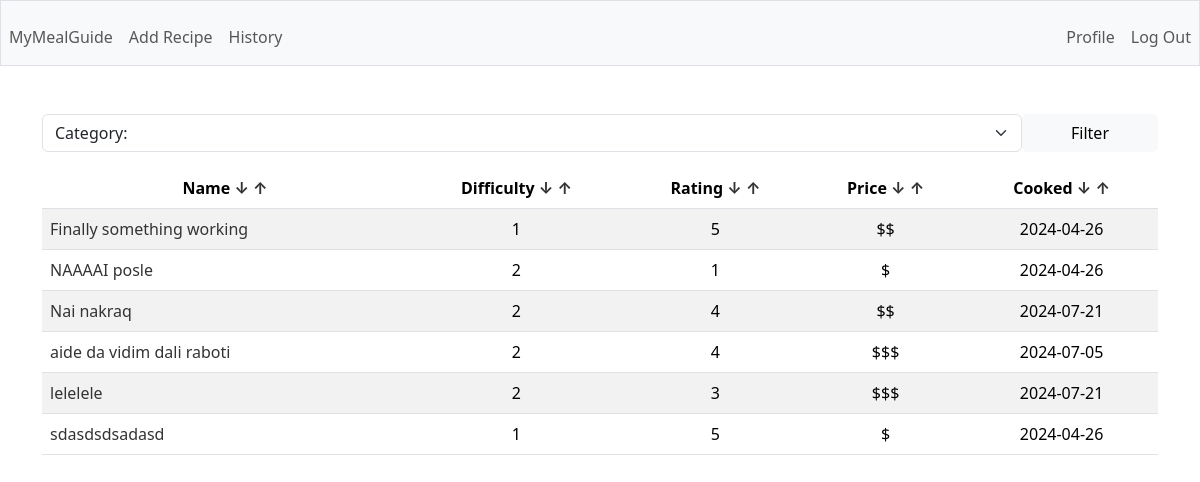
/sort (signed in), run on an earlier commit of the app's database.
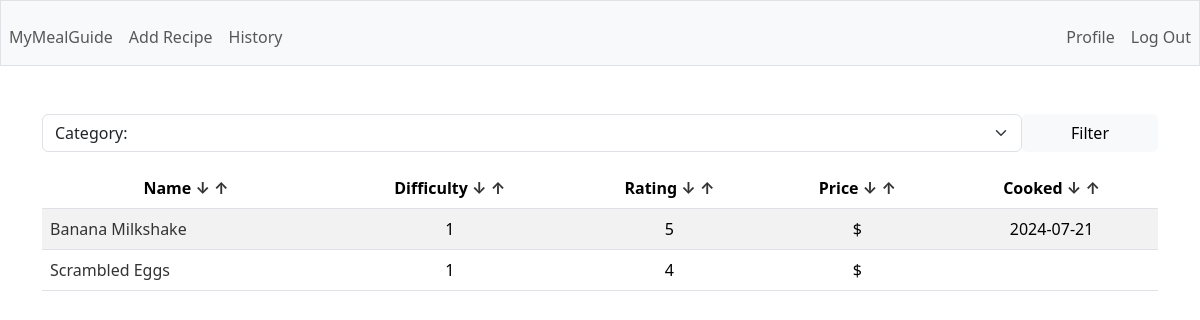
And on a later commit of the database.
### tables this page shows
CREATE TABLE recipes (
        id INTEGER PRIMARY KEY AUTOINCREMENT,
        user_id INTEGER,
        name TEXT NOT NULL,
        description TEXT,
        total_time INTEGER,
        category TEXT,
        instructions TEXT,
        difficulty INTEGER,
        rating INTEGER,
        price TEXT,
        last_cooked DATE,
        FOREIGN KEY(user_id) REFERENCES users(id)
    );

### app.py (the view, shortened to what this page needs)
@app.route('/sort')
@login_required
def sort():
    column = request.args.get('column', default='name').lower()
    way = request.args.get('way', default='ASC')
    category = request.args.get('category', default='').capitalize()
    if category:
        filtered = g.c.execute(f'SELECT id, name, category, difficulty, rating, price, last_cooked FROM recipes WHERE user_id = ? AND category = ?', (session['user_id'], category)).fetchall()
        return render_template('index.html', rows=filtered, columns=COLUMNS, categories=CATEGORIES, category=category)
    if way == 'ASC':
        rows = g.c.execute(f'SELECT id, name, category, difficulty, rating, price, last_cooked FROM recipes WHERE user_id = ? ORDER BY {column}', (session['user_id'],)).fetchall()
    elif way == 'DESC':
        rows = g.c.execute(f'SELECT id, name, category, difficulty, rating, price, last_cooked FROM recipes WHERE user_id = ? ORDER BY {column} DESC', (session['user_id'],)).fetchall()
    return render_template('index.html', rows=rows, columns=COLUMNS, categories=CATEGORIES)

### app.py (called while the page is built)
@app.before_request
def before_request():
    g.db = sqlite3.connect('database.db')
    g.c = g.db.cursor()

@app.teardown_request
def teardown_request(exception):
    db = getattr(g, 'db', None)
    if db is not None:
        db.close()

@app.after_request
def after_request(response):
    response.headers['Cache-Control'] = 'no-cache, no-store, must-revalidate'
    response.headers['Pragma'] = 'no-cache'
    response.headers['Expires'] = '0'
    return response

### helpers.py (called while the page is built)
def login_required(f):
    @wraps(f)
    def decorated_function(*args, **kwargs):
        if session.get('user_id') is None:
            return redirect('/login')
        return f(*args, **kwargs)
    return decorated_function

### templates/index.html (shortened to what this page needs)
{% extends "layout.html" %} {% block title %} Homepage {% endblock %} {% block
main %}
<div class="mb-3">
  <form action="/sort" method="GET" class="d-flex">
    <select
      name="category"
      class="form-select"
      aria-label="Default select example"
    >
      {% if category %}
      <option selected disabled>Category: {{ category }}</option>
      {% else %}
      <option selected disabled>Category:</option>
      {% endif %}
    </select>
    <button class="btn btn-light d-block px-5" type="submit">Filter</button>
  </form>
</div>
<table class="table table-striped">
  <thead>
    <tr>
      {% for c in columns %}
      <th scope="col">
        {{ c.capitalize() }}
        <a href="{{ url_for('sort', column=c, way='DESC')}}">↓</a>
        <a href="{{ url_for('sort', column=c, way='ASC')}}">↑</a>
      </th>
      {% endfor %}
    </tr>
  </thead>
  <tbody>
    {% for row in rows: %}
    <tr>
      <td class="text-start">
        <a href="/recipe/{{ row[0] }}">{{ row[1] }}</a>
      </td>
      <td>{{ row[3] }}</td>
      <td>{{ row[4] }}</td>
      <td>{{ row[5] }}</td>
      <td>{{ row[6]}}</td>
    </tr>
    {% endfor %}
  </tbody>
</table>
{% endblock %}

What changed in the data, as far as the page shows it:
removed recipes: name "Finally something working", difficulty "1", rating "5", price "$$", last_cooked "2024-04-26"
removed recipes: name "NAAAAI posle", difficulty "2", rating "1", price "$", last_cooked "2024-04-26"
removed recipes: name "Nai nakraq", difficulty "2", rating "4", price "$$", last_cooked "2024-07-21"
removed recipes: name "aide da vidim dali raboti", difficulty "2", rating "4", price "$$$", last_cooked "2024-07-05"
removed recipes: name "lelelele", difficulty "2", rating "3", price "$$$", last_cooked "2024-07-21"
removed recipes: name "sdasdsdsadasd", difficulty "1", rating "5", price "$", last_cooked "2024-04-26"
added recipes: name "Banana Milkshake", difficulty "1", rating "5", price "$", last_cooked "2024-07-21"
added recipes: name "Scrambled Eggs", difficulty "1", rating "4", price "$"
